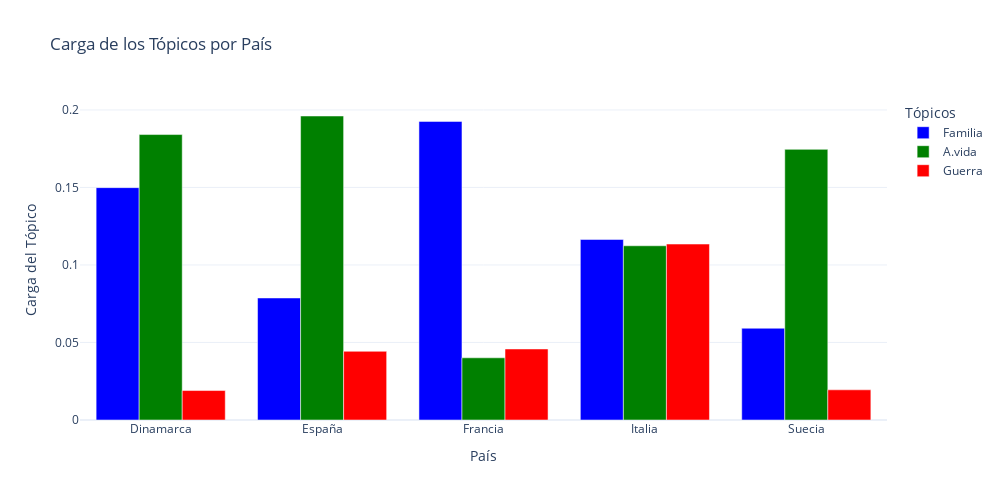

The notebook cell this image was saved under:
### Code cell
import pandas as pd
import plotly.express as px

# Suponiendo que cargas_topico_0, cargas_topico_1, y cargas_topico_2 son arrays con las cargas de cada tópico,
# y que 'df' es tu DataFrame original que contiene la columna 'País'.

# Crear un DataFrame con las cargas de tópicos y los países
df_cargas_pais = pd.DataFrame({
    'País': df['País'],
    'Familia': cargas_topico_0,  # Tópico relacionado con la familia
    'A.vida': cargas_topico_1,   # Tópico relacionado con la vida, posiblemente "aspectos de vida"
    'Guerra': cargas_topico_2    # Tópico relacionado con la guerra
})

# Agrupar por país y calcular la media de las cargas de cada tópico
df_promedio_pais = df_cargas_pais.groupby('País').mean().reset_index()

# Obtener los top 5 países con más películas
top_5_paises = df['País'].value_counts().head(5).index

# Filtrar el DataFrame para incluir solo los top 5 países
df_top_5_paises = df_promedio_pais[df_promedio_pais['País'].isin(top_5_paises)]

# Graficar las cargas de tópicos por país para los top 5 países
fig = px.bar(df_top_5_paises, x='País', y=['Familia', 'A.vida', 'Guerra'],
             title='Carga de los Tópicos por País',
             labels={'value': 'Carga del Tópico', 'variable': 'Tópico'},
             barmode='group', template='plotly_white',
             color_discrete_map={'Familia': 'blue', 'A.vida': 'green', 'Guerra': 'red'})

fig.update_layout(showlegend=True, legend_title_text='Tópicos', height=500, width=1000)
fig.show()

### Figure 1 — Plotly figure (JSON) as saved in the notebook; plotly's stock layout.template omitted (floating-point values rounded to 4 significant figures)
{"data": [{"alignmentgroup": "True", "hovertemplate": "Tópico=Familia<br>País=%{x}<br>Carga del Tópico=%{y}<extra></extra>", "legendgroup": "Familia", "marker": {"color": "blue", "pattern": {"shape": ""}}, "name": "Familia", "offsetgroup": "Familia", "orientation": "v", "showlegend": true, "textposition": "auto", "type": "bar", "x": ["Dinamarca", "España", "Francia", "Italia", "Suecia"], "xaxis": "x", "y": [0.1499, 0.07872, 0.1926, 0.1165, 0.05919], "yaxis": "y"}, {"alignmentgroup": "True", "hovertemplate": "Tópico=A.vida<br>País=%{x}<br>Carga del Tópico=%{y}<extra></extra>", "legendgroup": "A.vida", "marker": {"color": "green", "pattern": {"shape": ""}}, "name": "A.vida", "offsetgroup": "A.vida", "orientation": "v", "showlegend": true, "textposition": "auto", "type": "bar", "x": ["Dinamarca", "España", "Francia", "Italia", "Suecia"], "xaxis": "x", "y": [0.1841, 0.1961, 0.04012, 0.1124, 0.1746], "yaxis": "y"}, {"alignmentgroup": "True", "hovertemplate": "Tópico=Guerra<br>País=%{x}<br>Carga del Tópico=%{y}<extra></extra>", "legendgroup": "Guerra", "marker": {"color": "red", "pattern": {"shape": ""}}, "name": "Guerra", "offsetgroup": "Guerra", "orientation": "v", "showlegend": true, "textposition": "auto", "type": "bar", "x": ["Dinamarca", "España", "Francia", "Italia", "Suecia"], "xaxis": "x", "y": [0.019, 0.04432, 0.04581, 0.1135, 0.01947], "yaxis": "y"}], "layout": {"barmode": "group", "height": 500, "legend": {"title": {"text": "Tópicos"}, "tracegroupgap": 0}, "showlegend": true, "title": {"text": "Carga de los Tópicos por País"}, "width": 1000, "xaxis": {"anchor": "y", "domain": [0, 1], "title": {"text": "País"}}, "yaxis": {"anchor": "x", "domain": [0, 1], "title": {"text": "Carga del Tópico"}}}}
